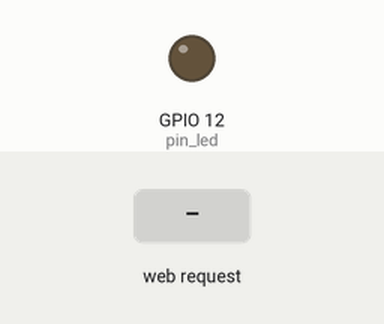
Simulated run of this sketch. Board: ESP8266 (NodeMCU). Shown: output pins drawn as LEDs (lit = HIGH). The inputs (shaded band) are chosen by the test bench. WiFi joins after 1.5 s; servers stay silent unless stated; what the sketch prints to the serial monitor is not drawn.

Above: at 2.7 s.
2.8 s: HTTP request GET /toggle received
At 3.1 s:
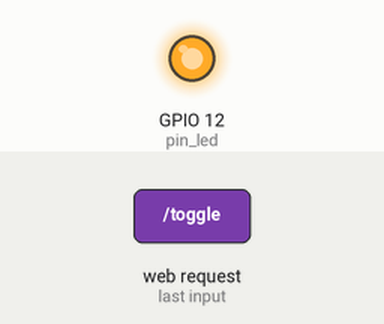
Timing chart, 0 to 5.8 s (numbered marks = the images above; inputs shaded):
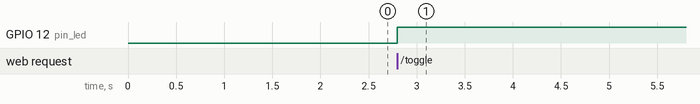

Measured:
- after the input at 2.8 s, GPIO 12 (pin_led): LOW → HIGH at once

The sketch:

webserver_html.ino
```cpp
#include <ESP8266WiFi.h>
#include <ESP8266WebServer.h>

ESP8266WebServer server;
uint8_t pin_led = 12;
char* ssid = "TP-Link_3F0C";
char* password = "05205929";

char webpage[] PROGMEM = R"=====(
<html>
<head>
<title> shyam </title>
</head>
<body>
<h1> this is good </h1>
<form action="/toggle">
<button> TOGGLE </button>
</form>
</body>
</html>
)=====";

void setup()
{
  pinMode(pin_led, OUTPUT);
  WiFi.begin(ssid,password);
  Serial.begin(115200);
  while(WiFi.status()!=WL_CONNECTED)
  {
    Serial.print(".");
    delay(500);
  }
  Serial.println("");
  Serial.print("IP Address: ");
  Serial.println(WiFi.localIP());

  server.on("/",[](){server.send(200,"text/html","<h1>Hello World!</h1>");});
  server.on("/toggle",toggleLED);
  server.begin();
}

void loop()
{
  server.handleClient();
}

void toggleLED()
{
  digitalWrite(pin_led,!digitalRead(pin_led));
  server.send_P(200,"text/html", webpage);
}
```
